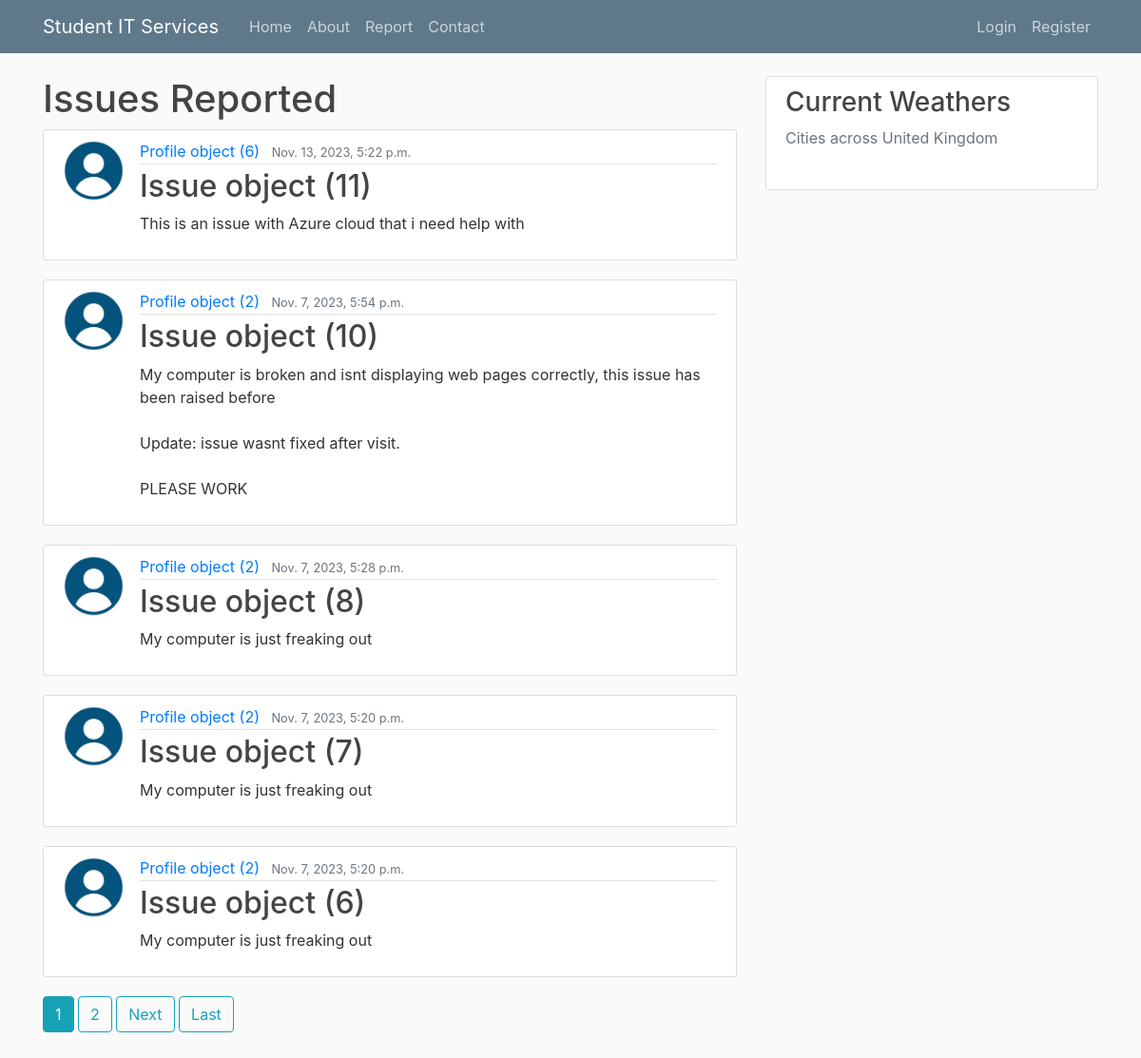
Screenshot of /report with the database file from the repository.
### itreporting/models.py (models this page shows)
class Issue(models.Model):
    type = models.CharField(max_length = 100 , choices = [('Hardware', 'Hardware'), ('Software', 'Software')])
    room = models.CharField(max_length = 100)
    urgent = models.BooleanField(default = False)
    details = models.TextField()
    date_submitted = models.DateTimeField(default = timezone.now)
    author = models.ForeignKey(User, related_name = 'issues',
    on_delete = models.CASCADE)

### users/models.py (models this page shows)
class Profile(models.Model):
    user = models.OneToOneField(User, null = True, on_delete = models.CASCADE)
    image = models.ImageField(default = 'default.png', upload_to = 'profile_pics')

### itreporting/views.py (the view)
# urls.py: path('report', PostListView.as_view(), name = 'report'),
class PostListView(ListView):
    model = Issue
    template_name = 'itreporting/report.html'
    context_object_name = 'issues'
    ordering = ['-date_submitted']
    paginate_by = 5

### itreporting/templates/itreporting/report.html (shortened to what this page needs)
{% extends "itreporting/base.html" %}
{% block content %}
    <h1>Issues Reported</h1>
{% for issue in issues %}
<article class="media content-section">
    <img class="rounded-circle article-img" src="{{ issue.author.profile.image.url }}"/>
        <div class="media-body">
            <div class="article-metadata">
                <a class="mr-2" href="{% url 'itreporting:user-issues' issue.author.username %}">{{ issue.author.profile }}</a>
                <small class="text-muted">{{ issue.date_submitted }}</small>
            </div>
            <h2><a class="article-title" href="{% url 'itreporting:issue-detail' issue.id %}">{{ issue }}</a></h2>
            <p class="article-content">{{ issue.details }}</p>
        </div>
    </article>
{% endfor %}
{% if is_paginated %}
 {% for num in page_obj.paginator.page_range %}
 {% if page_obj.number == num %}
    <a class="btn btn-info mb-4"
    href="?page={{num}}">{{num}}</a>
 {% elif num > page_obj.number|add:'-3' and num < page_obj.number|add:'3' %}
    <a class="btn btn-outline-info mb-4" href="?page={{num}}">{{num}}</a>
 {% endif %}
 {% endfor %}
 {% if page_obj.has_next %}
    <a class="btn btn-outline-info mb-4" href="?page={{page_obj.next_page_number}}">Next</a>
    <a class="btn btn-outline-info mb-4" href="?page={{page_obj.paginator.num_pages}}">Last</a>
 {% endif %}
 {% endif %}
{% endblock content %}

### itreporting/static/css/styles.css (style rules this page uses)
html { position: relative; min-height: 100%; }
body { background: #fafafa; color: #333333; margin-top: 5rem; margin-bottom: 50px; }
h1, h2, h3, h4, h5, h6 { color: #444444; }
.content-section { background: #ffffff; padding: 10px 20px; border: 1px solid #dddddd; border-radius: 3px; margin-bottom: 20px; }
.article-title { color: #444444; }
.article-content { white-space: pre-line; }
.article-img { height: 65px; width: 65px; margin-right: 16px; }
.article-metadata { padding-bottom: 1px; margin-bottom: 4px; border-bottom: 1px solid #e3e3e3 }

### rows the page displays
Issue: author.profile.image (placeholder picture), author.profile "Profile object (6)", date_submitted "Nov. 13, 2023, 5:22 p.m.", id "Issue object (11)", details "This is an issue with Azure cloud that i need help with"
Issue: author.profile.image (placeholder picture), author.profile "Profile object (2)", date_submitted "Nov. 7, 2023, 5:54 p.m.", id "Issue object (10)", details "My computer is broken and isnt displaying web pages correctly, this issue has been raised before Update: issue wasnt fixed after visit. PLEASE WORK"
Issue: author.profile.image (placeholder picture), author.profile "Profile object (2)", date_submitted "Nov. 7, 2023, 5:28 p.m.", id "Issue object (8)", details "My computer is just freaking out"
Issue: author.profile.image (placeholder picture), author.profile "Profile object (2)", date_submitted "Nov. 7, 2023, 5:20 p.m.", id "Issue object (7)", details "My computer is just freaking out"
Issue: author.profile.image (placeholder picture), author.profile "Profile object (2)", date_submitted "Nov. 7, 2023, 5:20 p.m.", id "Issue object (6)", details "My computer is just freaking out"

### other values shown
{{ num }} "1"
{{ num }} "2"
